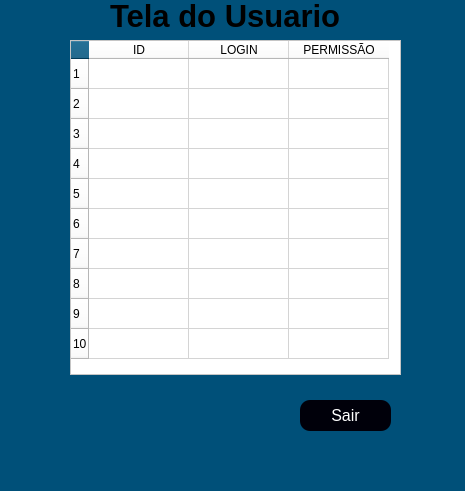
<?xml version="1.0" encoding="UTF-8"?>
<ui version="4.0">
 <class>MainWindow</class>
 <widget class="QMainWindow" name="MainWindow">
  <property name="geometry">
   <rect>
    <x>0</x>
    <y>0</y>
    <width>465</width>
    <height>491</height>
   </rect>
  </property>
  <property name="windowTitle">
   <string>MainWindow</string>
  </property>
  <property name="styleSheet">
   <string notr="true">background-color: rgb(0, 80, 121);</string>
  </property>
  <widget class="QWidget" name="centralwidget">
   <widget class="QLabel" name="label">
    <property name="geometry">
     <rect>
      <x>110</x>
      <y>0</y>
      <width>241</width>
      <height>31</height>
     </rect>
    </property>
    <property name="font">
     <font>
      <pointsize>23</pointsize>
      <weight>75</weight>
      <bold>true</bold>
     </font>
    </property>
    <property name="text">
     <string>Tela do Usuario</string>
    </property>
   </widget>
   <widget class="QTableWidget" name="table_product">
    <property name="geometry">
     <rect>
      <x>70</x>
      <y>40</y>
      <width>331</width>
      <height>335</height>
     </rect>
    </property>
    <property name="styleSheet">
     <string notr="true">background-color: rgb(255, 255, 255);</string>
    </property>
    <property name="rowCount">
     <number>10</number>
    </property>
    <row/>
    <row/>
    <row/>
    <row/>
    <row/>
    <row/>
    <row/>
    <row/>
    <row/>
    <row/>
    <column>
     <property name="text">
      <string>ID</string>
     </property>
    </column>
    <column>
     <property name="text">
      <string>LOGIN</string>
     </property>
    </column>
    <column>
     <property name="text">
      <string>PERMISSÃO</string>
     </property>
    </column>
   </widget>
   <widget class="QPushButton" name="btn_sair">
    <property name="geometry">
     <rect>
      <x>300</x>
      <y>400</y>
      <width>91</width>
      <height>31</height>
     </rect>
    </property>
    <property name="cursor">
     <cursorShape>PointingHandCursor</cursorShape>
    </property>
    <property name="styleSheet">
     <string notr="true">QPushButton{color: rgb(255, 255, 255); border-radius: 10px; font-size: 16px; background-color:rgb(0, 0, 10);;}

QPushButton:hover{background-color: #fff; color:black}

</string>
    </property>
    <property name="text">
     <string>Sair</string>
    </property>
   </widget>
  </widget>
  <widget class="QMenuBar" name="menubar">
   <property name="geometry">
    <rect>
     <x>0</x>
     <y>0</y>
     <width>465</width>
     <height>21</height>
    </rect>
   </property>
  </widget>
  <widget class="QStatusBar" name="statusbar"/>
 </widget>
 <resources/>
 <connections/>
</ui>
